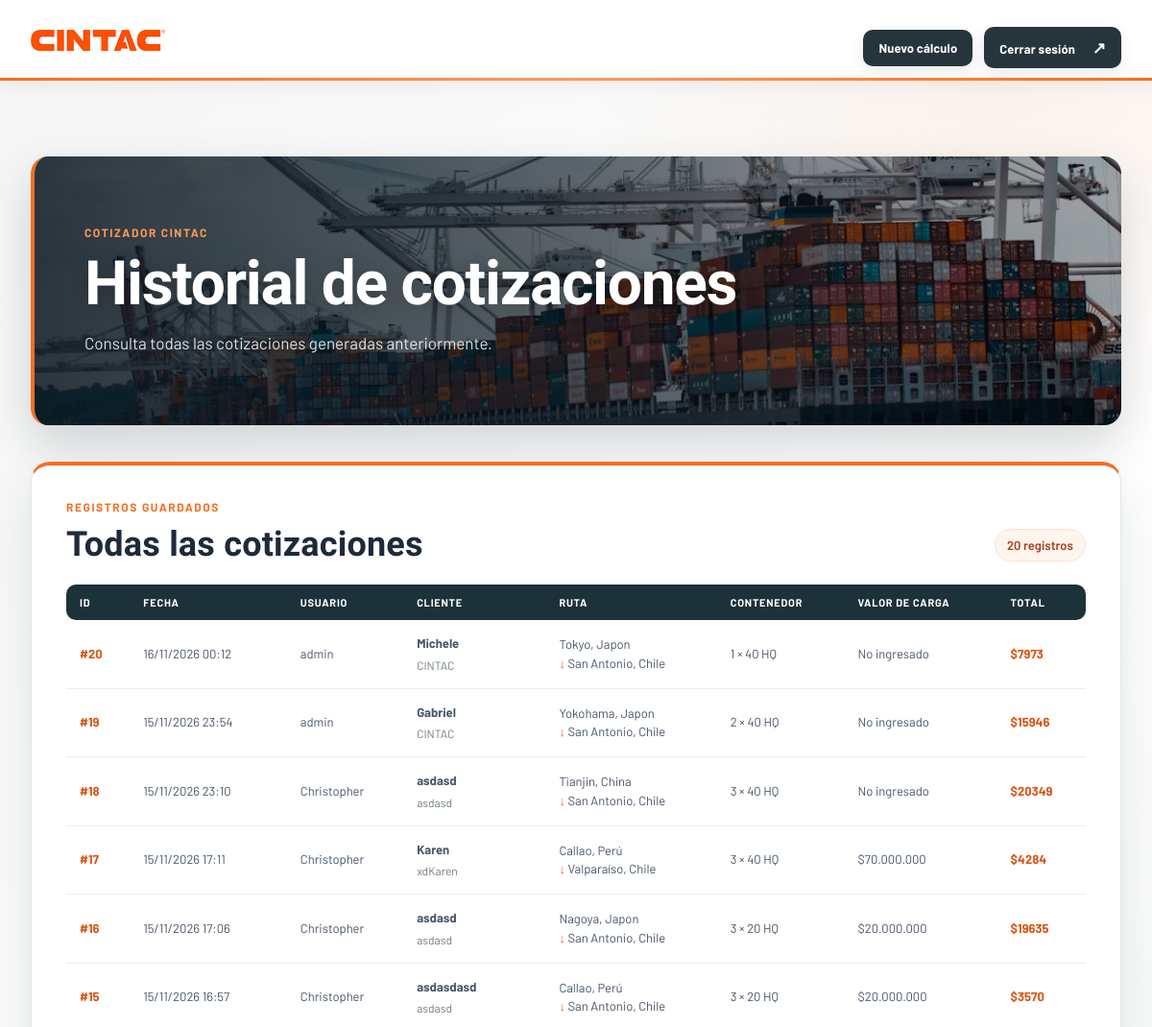
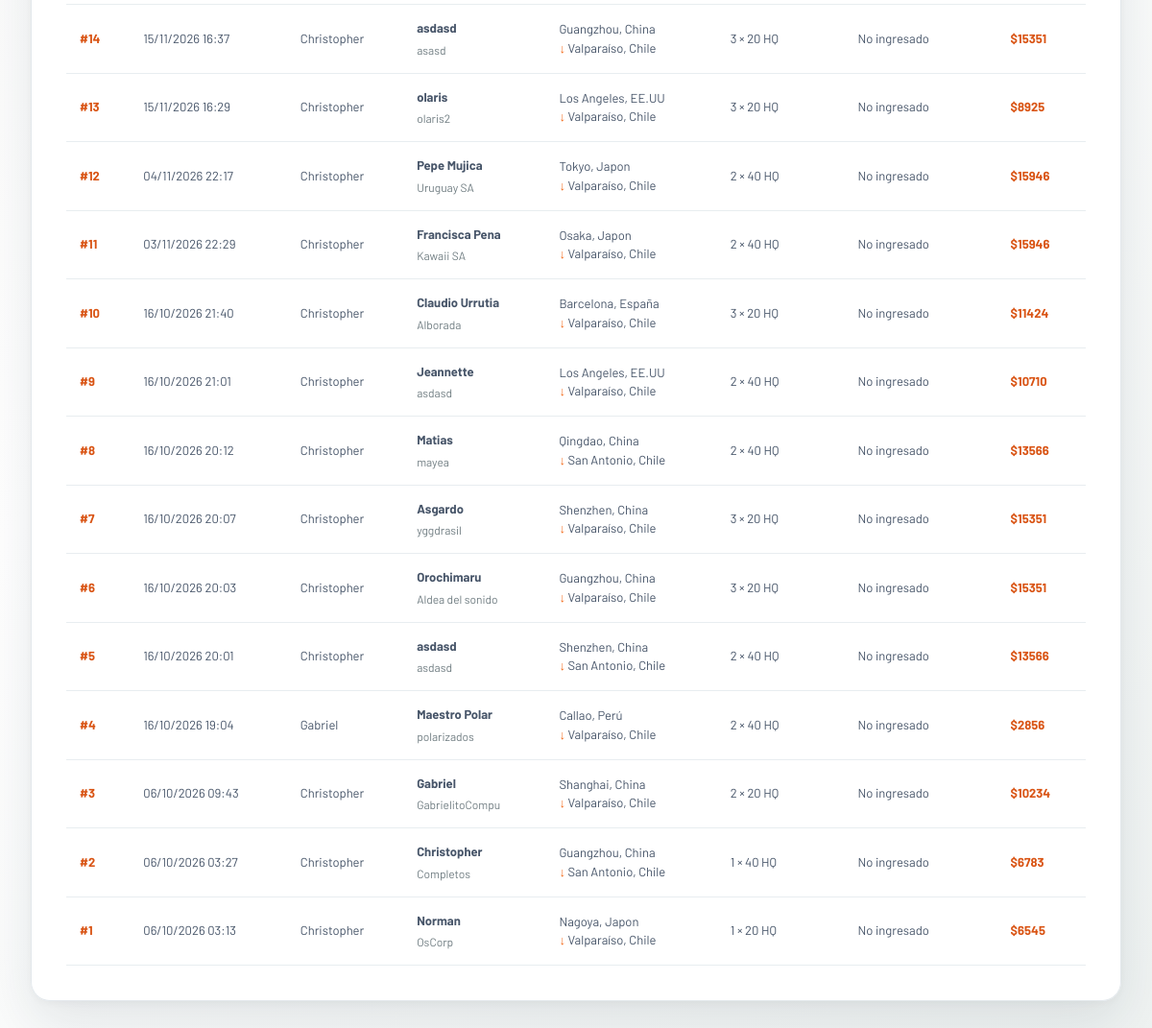
The page /Cotizador/historial/ (signed in) on the database its author committed (2 pictures, top to bottom).
### Cotizador/models.py (models this page shows, shortened)
class cotizacion_generada(models.Model):
    id = models.AutoField(primary_key=True)
    id_ruta = models.ForeignKey(ruta_logistica, on_delete=models.CASCADE, null=False)
    id_usuario = models.ForeignKey(Login, on_delete=models.CASCADE, null=False)
    fecha = models.DateTimeField(auto_now_add=True)
    nombre_cliente = models.CharField(max_length=100, validators=[valida_nombre], null=False)
    empresa = models.CharField(max_length=100, validators=[valida_empresa], null=False)
    correo_cliente = models.CharField(max_length=100, validators=[validate_login_email], null=False)
    descripcion_carga = models.TextField(null=False)
    peso_ingresado_kg = models.IntegerField(null=False)
    valor_carga_kg = models.IntegerField(null=True, blank=True)
    tipo_contenedor = models.CharField(max_length=50, null=False)
    cantidad_contenedores = models.IntegerField(null=False)
    monto_IVA = models.IntegerField(null=False)
    monto_total = models.IntegerField(null=False)

class Login(models.Model):
    ROL_FIJO = 'Administrador CINTAC'
    id = models.AutoField(primary_key=True)
    username = models.CharField(max_length=50, null=False, validators=[validate_login_username])
    password = models.CharField(
        max_length=50,
        null=False,
        validators=[validate_login_password],
    )
    email = models.CharField(max_length=100, null=False, validators=[validate_login_email])
    rol = models.CharField(
        max_length=50,
        default=ROL_FIJO,
        editable=False,
        null=False,
    )

class ruta_logistica(models.Model):
    PUERTOS_ORIGEN = (
        ('Shanghai, China', 'Shanghai, China'),
        ('Ningbo, China', 'Ningbo, China'),
        ('Shenzhen, China', 'Shenzhen, China'),
        ('Qingdao, China', 'Qingdao, China'),
        ('Guangzhou, China', 'Guangzhou, China'),
        ('Tianjin, China', 'Tianjin, China'),
        ('Yokohama, Japon', 'Yokohama, Japon'),
        ('Tokyo, Japon', 'Tokyo, Japon'),
        ('Nagoya, Japon', 'Nagoya, Japon'),
        ('Kobe, Japon', 'Kobe, Japon'),
        ('Osaka, Japon', 'Osaka, Japon'),
        ('Barcelona, España', 'Barcelona, España'),
        ('Los Angeles, EE.UU', 'Los Angeles, EE.UU'),
        ('Callao, Perú', 'Callao, Perú'),
        ('San antonio, Chile', 'San antonio, Chile'),
        ('Valparaíso, Chile', 'Valparaíso, Chile')
    )
    PUERTOS_DESTINO = (
        ('Valparaíso, Chile', 'Valparaíso, Chile'),
        ('San Antonio, Chile', 'San Antonio, Chile'),
        ('Callao, Perú', 'Callao, Perú'),
    )
    id = models.AutoField(primary_key=True)
    puerto_origen = models.CharField(max_length=100, choices=PUERTOS_ORIGEN, null=False,)
    puerto_destino = models.CharField(max_length=100, choices=PUERTOS_DESTINO, null=False)
    dias_transito = models.IntegerField(null=False)

### Cotizador/views.py (the view)
# urls.py: path('historial/', historial, name='historial'),
def historial(request):
    login_id = request.session.get('login_id')
    if login_id is None or not Login.objects.filter(pk=login_id).exists():
        request.session.pop('login_id', None)
        request.session['login_error'] = (
            'Debes iniciar sesión para acceder al historial.'
        )
        return redirect('login')
    historial_cotizaciones = (
        cotizacion_generada.objects.select_related('id_ruta')
        .order_by('-fecha')
    )
    for cotizacion in historial_cotizaciones:
        cotizacion.valor_carga_formateado = _format_clp(
            cotizacion.valor_carga_kg
        )
    context = {
        'historial_cotizaciones': historial_cotizaciones,
    }
    return render(request, 'Cotizador/historial.html', context)

### Cotizador/views.py (called while the page is built)
def _format_clp(value):
    if value is None:
        return 'No ingresado'
    return f'${value:,.0f}'.replace(',', '.')

### templates/Cotizador/historial.html (shortened to what this page needs)
<!DOCTYPE html>
{% load static %}
<html lang="es">
<head>
    <link rel="stylesheet" href="{% static 'CSS/cintac.css' %}?v=cotizador-workflow-2">
</head>
<body class="quote-page cotizador-page">
    <header class="quote-header">
        <div class="container nav-wrap">
            <a class="brand" href="/" aria-label="CINTAC inicio">
                <img src="{% static 'images/MainCintac/logo.jpg' %}" alt="CINTAC">
            </a>
            <div class="quote-actions">
                <a class="dark-button quote-history" href="{% url 'cotizador' %}">
                    Nuevo cálculo
                </a>
                <a class="dark-button quote-logout" href="{% url 'login' %}">
                    Cerrar sesión <span>↗</span>
                </a>
            </div>
        </div>
    </header>
    <main class="quote-main container">
        <section class="quote-intro quote-banner" style="--quote-banner-image: url('{% static 'images/MainCintac/fotopuerto.avif' %}')">
            <p class="eyebrow orange">COTIZADOR CINTAC</p>
            <h1>Historial de cotizaciones</h1>
            <p>Consulta todas las cotizaciones generadas anteriormente.</p>
        </section>
        <section class="history-card" aria-labelledby="history-title">
            <div class="history-heading">
                <div>
                    <p class="eyebrow orange">REGISTROS GUARDADOS</p>
                    <h2 id="history-title">Todas las cotizaciones</h2>
                </div>
                <span class="history-count">{{ historial_cotizaciones|length }} registro{{ historial_cotizaciones|length|pluralize }}</span>
            </div>
            {% if historial_cotizaciones %}
                <div class="history-table-wrap">
                    <table class="history-table">
                        <thead>
                            <tr>
                                <th>ID</th>
                                <th>Fecha</th>
                                <th>Usuario</th>
                                <th>Cliente</th>
                                <th>Ruta</th>
                                <th>Contenedor</th>
                                <th>Valor de carga</th>
                                <th>Total</th>
                            </tr>
                        </thead>
                        <tbody>
                            {% for cotizacion in historial_cotizaciones %}
                                <tr>
                                    <td data-label="ID">
                                        <strong class="history-id">#{{ cotizacion.id }}</strong>
                                    </td>
                                    <td data-label="Fecha">
                                        {{ cotizacion.fecha|date:"d/m/Y H:i" }}
                                    </td>
                                    <td data-label="Usuario">
                                        {{ cotizacion.id_usuario.username }}
                                    </td>
                                    <td data-label="Cliente">
                                        <strong>{{ cotizacion.nombre_cliente }}</strong>
                                        <span class="history-secondary">{{ cotizacion.empresa }}</span>
                                    </td>
                                    <td data-label="Ruta">
                                        <span class="history-route">
                                            {{ cotizacion.id_ruta.puerto_origen }}<br>
                                            <b>↓</b> {{ cotizacion.id_ruta.puerto_destino }}
                                        </span>
                                    </td>
                                    <td data-label="Contenedor">
                                        {{ cotizacion.cantidad_contenedores }} × {{ cotizacion.tipo_contenedor }}
                                    </td>
                                    <td data-label="Valor de carga">
                                        {{ cotizacion.valor_carga_formateado }}
                                    </td>
                                    <td data-label="Total">
                                        <strong class="history-total">
                                            ${{ cotizacion.monto_total|floatformat:0 }}
                                        </strong>
                                    </td>
                                </tr>
                            {% endfor %}
                        </tbody>
                    </table>
                </div>
            {% endif %}
        </section>
    </main>
</body>
</html>

### rows shown on the page
cotizacion_generada: id "20", fecha "16/11/2026 00:12", id_usuario.username "admin", nombre_cliente "Michele", empresa "CINTAC", id_ruta.puerto_origen "Tokyo, Japon", id_ruta.puerto_destino "San Antonio, Chile", cantidad_contenedores "1", tipo_contenedor "40 HQ", valor_carga_formateado "No ingresado", monto_total "7973"
cotizacion_generada: id "19", fecha "15/11/2026 23:54", id_usuario.username "admin", nombre_cliente "Gabriel", empresa "CINTAC", id_ruta.puerto_origen "Yokohama, Japon", id_ruta.puerto_destino "San Antonio, Chile", cantidad_contenedores "2", tipo_contenedor "40 HQ", valor_carga_formateado "No ingresado", monto_total "15946"
cotizacion_generada: id "18", fecha "15/11/2026 23:10", id_usuario.username "Christopher", nombre_cliente "asdasd", empresa "asdasd", id_ruta.puerto_origen "Tianjin, China", id_ruta.puerto_destino "San Antonio, Chile", cantidad_contenedores "3", tipo_contenedor "40 HQ", valor_carga_formateado "No ingresado", monto_total "20349"
cotizacion_generada: id "17", fecha "15/11/2026 17:11", id_usuario.username "Christopher", nombre_cliente "Karen", empresa "xdKaren", id_ruta.puerto_origen "Callao, Perú", id_ruta.puerto_destino "Valparaíso, Chile", cantidad_contenedores "3", tipo_contenedor "40 HQ", valor_carga_formateado "$70.000.000", monto_total "4284"
cotizacion_generada: id "16", fecha "15/11/2026 17:06", id_usuario.username "Christopher", nombre_cliente "asdasd", empresa "asdasd", id_ruta.puerto_origen "Nagoya, Japon", id_ruta.puerto_destino "San Antonio, Chile", cantidad_contenedores "3", tipo_contenedor "20 HQ", valor_carga_formateado "$20.000.000", monto_total "19635"
cotizacion_generada: id "15", fecha "15/11/2026 16:57", id_usuario.username "Christopher", nombre_cliente "asdasdasd", empresa "asdasd", id_ruta.puerto_origen "Callao, Perú", id_ruta.puerto_destino "San Antonio, Chile", cantidad_contenedores "3", tipo_contenedor "20 HQ", valor_carga_formateado "$20.000.000", monto_total "3570"
cotizacion_generada: id "14", fecha "15/11/2026 16:37", id_usuario.username "Christopher", nombre_cliente "asdasd", empresa "asasd", id_ruta.puerto_origen "Guangzhou, China", id_ruta.puerto_destino "Valparaíso, Chile", cantidad_contenedores "3", tipo_contenedor "20 HQ", valor_carga_formateado "No ingresado", monto_total "15351"
cotizacion_generada: id "13", fecha "15/11/2026 16:29", id_usuario.username "Christopher", nombre_cliente "olaris", empresa "olaris2", id_ruta.puerto_origen "Los Angeles, EE.UU", id_ruta.puerto_destino "Valparaíso, Chile", cantidad_contenedores "3", tipo_contenedor "20 HQ", valor_carga_formateado "No ingresado", monto_total "8925"
cotizacion_generada: id "12", fecha "04/11/2026 22:17", id_usuario.username "Christopher", nombre_cliente "Pepe Mujica", empresa "Uruguay SA", id_ruta.puerto_origen "Tokyo, Japon", id_ruta.puerto_destino "Valparaíso, Chile", cantidad_contenedores "2", tipo_contenedor "40 HQ", valor_carga_formateado "No ingresado", monto_total "15946"
cotizacion_generada: id "11", fecha "03/11/2026 22:29", id_usuario.username "Christopher", nombre_cliente "Francisca Pena", empresa "Kawaii SA", id_ruta.puerto_origen "Osaka, Japon", id_ruta.puerto_destino "Valparaíso, Chile", cantidad_contenedores "2", tipo_contenedor "40 HQ", valor_carga_formateado "No ingresado", monto_total "15946"
cotizacion_generada: id "10", fecha "16/10/2026 21:40", id_usuario.username "Christopher", nombre_cliente "Claudio Urrutia", empresa "Alborada", id_ruta.puerto_origen "Barcelona, España", id_ruta.puerto_destino "Valparaíso, Chile", cantidad_contenedores "3", tipo_contenedor "20 HQ", valor_carga_formateado "No ingresado", monto_total "11424"
cotizacion_generada: id "9", fecha "16/10/2026 21:01", id_usuario.username "Christopher", nombre_cliente "Jeannette", empresa "asdasd", id_ruta.puerto_origen "Los Angeles, EE.UU", id_ruta.puerto_destino "Valparaíso, Chile", cantidad_contenedores "2", tipo_contenedor "40 HQ", valor_carga_formateado "No ingresado", monto_total "10710"
cotizacion_generada: id "8", fecha "16/10/2026 20:12", id_usuario.username "Christopher", nombre_cliente "Matias", empresa "mayea", id_ruta.puerto_origen "Qingdao, China", id_ruta.puerto_destino "San Antonio, Chile", cantidad_contenedores "2", tipo_contenedor "40 HQ", valor_carga_formateado "No ingresado", monto_total "13566"
cotizacion_generada: id "7", fecha "16/10/2026 20:07", id_usuario.username "Christopher", nombre_cliente "Asgardo", empresa "yggdrasil", id_ruta.puerto_origen "Shenzhen, China", id_ruta.puerto_destino "Valparaíso, Chile", cantidad_contenedores "3", tipo_contenedor "20 HQ", valor_carga_formateado "No ingresado", monto_total "15351"
cotizacion_generada: id "6", fecha "16/10/2026 20:03", id_usuario.username "Christopher", nombre_cliente "Orochimaru", empresa "Aldea del sonido", id_ruta.puerto_origen "Guangzhou, China", id_ruta.puerto_destino "Valparaíso, Chile", cantidad_contenedores "3", tipo_contenedor "20 HQ", valor_carga_formateado "No ingresado", monto_total "15351"
cotizacion_generada: id "5", fecha "16/10/2026 20:01", id_usuario.username "Christopher", nombre_cliente "asdasd", empresa "asdasd", id_ruta.puerto_origen "Shenzhen, China", id_ruta.puerto_destino "San Antonio, Chile", cantidad_contenedores "2", tipo_contenedor "40 HQ", valor_carga_formateado "No ingresado", monto_total "13566"
cotizacion_generada: id "4", fecha "16/10/2026 19:04", id_usuario.username "Gabriel", nombre_cliente "Maestro Polar", empresa "polarizados", id_ruta.puerto_origen "Callao, Perú", id_ruta.puerto_destino "Valparaíso, Chile", cantidad_contenedores "2", tipo_contenedor "40 HQ", valor_carga_formateado "No ingresado", monto_total "2856"
cotizacion_generada: id "3", fecha "06/10/2026 09:43", id_usuario.username "Christopher", nombre_cliente "Gabriel", empresa "GabrielitoCompu", id_ruta.puerto_origen "Shanghai, China", id_ruta.puerto_destino "Valparaíso, Chile", cantidad_contenedores "2", tipo_contenedor "20 HQ", valor_carga_formateado "No ingresado", monto_total "10234"
cotizacion_generada: id "2", fecha "06/10/2026 03:27", id_usuario.username "Christopher", nombre_cliente "Christopher", empresa "Completos", id_ruta.puerto_origen "Guangzhou, China", id_ruta.puerto_destino "San Antonio, Chile", cantidad_contenedores "1", tipo_contenedor "40 HQ", valor_carga_formateado "No ingresado", monto_total "6783"
cotizacion_generada: id "1", fecha "06/10/2026 03:13", id_usuario.username "Christopher", nombre_cliente "Norman", empresa "OsCorp", id_ruta.puerto_origen "Nagoya, Japon", id_ruta.puerto_destino "Valparaíso, Chile", cantidad_contenedores "1", tipo_contenedor "20 HQ", valor_carga_formateado "No ingresado", monto_total "6545"

### other values the page prints
{{ historial_cotizaciones|length }} "20"
